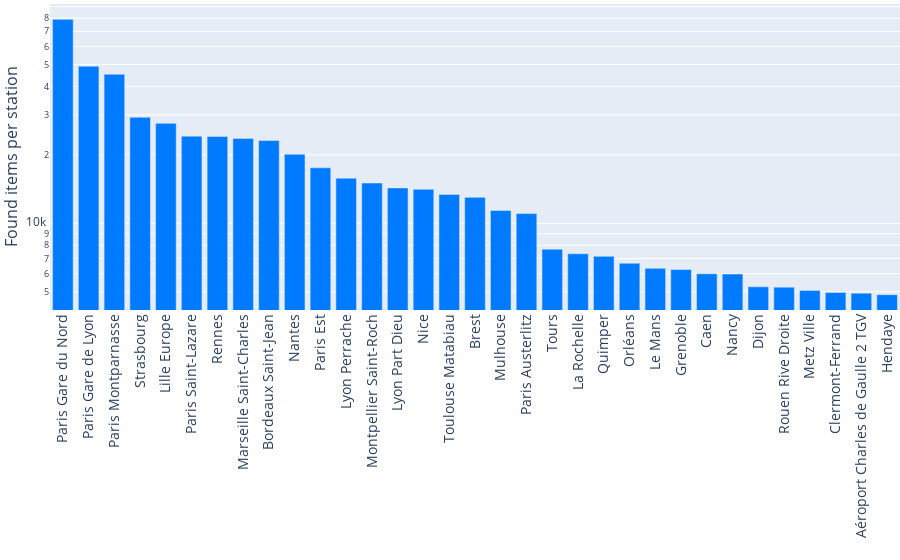

The code cell stored with this chart in its notebook:
### Code cell
fig = go.Figure()

fig.add_trace(
    go.Bar(
        x=df_grouped.index, 
        y=df_grouped, 
        hoverinfo="x+y",
        name="Found items",
        marker_color="#007bff"
))

fig.update_layout(
    margin={'l':20, 'r': 0, 't': 0, 'b': 250},
    xaxis=dict(tickangle=-90,
               tickfont={'size': 14}),
    yaxis=dict(title="Found items per station",
               titlefont=dict(size=16),
               type="log")
)

fig.show()

### Figure 1 — Plotly figure (JSON) as saved in the notebook; plotly's stock layout.template omitted (floating-point values rounded to 4 significant figures)
{"data": [{"hoverinfo": "x+y", "marker": {"color": "#007bff"}, "name": "Found items", "type": "bar", "x": ["Paris Gare du Nord", "Paris Gare de Lyon", "Paris Montparnasse", "Strasbourg", "Lille Europe", "Paris Saint-Lazare", "Rennes", "Marseille Saint-Charles", "Bordeaux Saint-Jean", "Nantes", "Paris Est", "Lyon Perrache", "Montpellier Saint-Roch", "Lyon Part Dieu", "Nice", "Toulouse Matabiau", "Brest", "Mulhouse", "Paris Austerlitz", "Tours", "La Rochelle", "Quimper", "Orléans", "Le Mans", "Grenoble", "Caen", "Nancy", "Dijon", "Rouen Rive Droite", "Metz Ville", "Clermont-Ferrand", "Aéroport Charles de Gaulle 2 TGV", "Hendaye"], "y": [79076, 49145, 45311, 29295, 27548, 24192, 24119, 23650, 23166, 20129, 17544, 15805, 15047, 14315, 14117, 13405, 13010, 11394, 11037, 7696, 7342, 7155, 6672, 6335, 6261, 5996, 5982, 5253, 5237, 5066, 4960, 4928, 4850]}], "layout": {"autosize": true, "margin": {"b": 250, "l": 20, "r": 0, "t": 0}, "xaxis": {"autorange": true, "range": [-0.5, 32.5], "tickangle": -90, "tickfont": {"size": 14}, "type": "category"}, "yaxis": {"autorange": true, "range": [3.618, 4.965], "title": {"font": {"size": 16}, "text": "Found items per station"}, "type": "log"}}}
